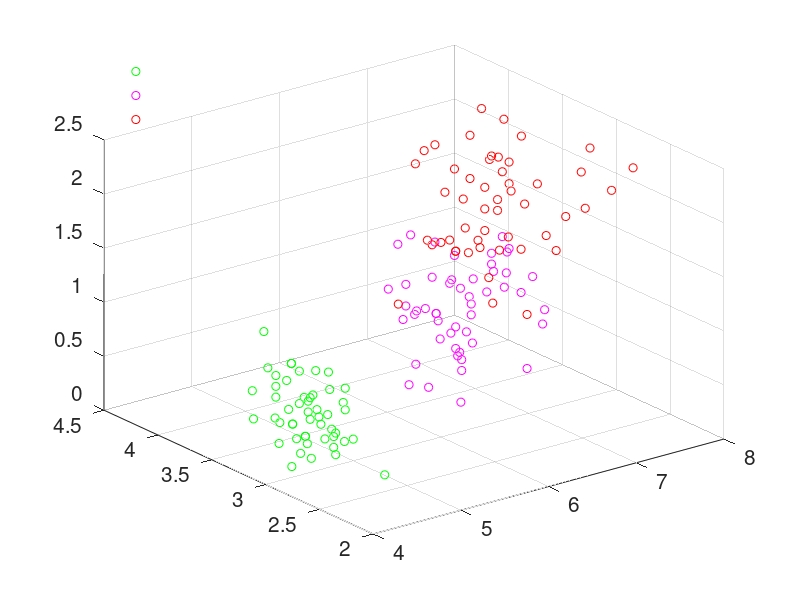

MATLAB code for this plot: (Note: this script raises an error after producing the figure.)
clear all; close all; clc

load fisheriris;
x1=meas(1:50,:);    % setosa
x2=meas(51:100,:);  % versicolor
x3=meas(101:150,:); % virginica

plot3(x1(:,1),x1(:,2),x1(:,4),'go'), hold on 
plot3(x2(:,1),x2(:,2),x2(:,4),'mo') 
plot3(x3(:,1),x3(:,2),x3(:,4),'ro') 
grid on, set(gca,'Fontsize',[15])
legend('','','','Location','NorthWest'),legend boxoff








load ../DATA/dogData.mat
load ../DATA/catData.mat
CD=double([dog cat]);
[u,s,v]=svd(CD-mean(CD(:)),'econ');

figure(3)
for j=1:4
   subplot(2,2,j)
   U=flipud(reshape(u(:,j),64,64));
   U2=U(1:2:64,1:2:64);
   pcolor(U2), colormap(hot), axis off   
end

figure(4)
for j=1:4
    subplot(4,1,j), bar(v(:,j),'FaceColor',[.6 .6 .6],'EdgeColor','k') 
    set(gca,'Fontsize',[15]), axis([0 160 -0.2 0.2])
end

figure(5)
xbin=linspace(-0.25,0.25,20); 
for j=1:4
    subplot(4,2,2*j-1)
    pdf1=hist(v(1:80,j),xbin)
    pdf2=hist(v(81:160,j),xbin)
    plot(xbin,pdf1,xbin,pdf2,'Linewidth',[2])
    axis([-.2 0.2 0 20]), set(gca,'Fontsize',[15])
end

figure(2)
subplot(2,2,1)
plot3(v(1:80,1),v(1:80,2),v(1:80,3),'ro','Linewidth',[1],'MarkerEdgeColor','k',...
                'MarkerFaceColor',[0 1 0.2],...
                'MarkerSize',8), hold on   % [0.49 1 .63]
plot3(v(81:end,1),v(81:end,2),v(81:end,3),'bo','Linewidth',[1],'MarkerEdgeColor','k',...
                'MarkerFaceColor',[0.9 0 1],...
                'MarkerSize',8)
view(-138,64), grid on, set(gca,'Fontsize',[15])
axis([-0.2 0.2 -0.2 0.2 -0.5 0.5])

% figure(2), subplot(2,2,3)
% plot(diag(s)/sum(diag(s)),'ko');
% axis([0 100 0 0.06])
% set(gca,'Fontsize',[15])


%dog_wave=dc_wavelet(dog);
%cat_wave=dc_wavelet(cat);

%%
load ../DATA/catData_w.mat
load ../DATA/dogData_w.mat
CD2=[dog_wave cat_wave];
[u2,s2,v2]=svd(CD2-mean(CD2(:)),'econ');

figure(6)
for j=1:4
 subplot(2,2,j)
 Xd=flipud(reshape(dog_wave(:,j),32,32));
 pcolor(Xd), colormap(hot), axis off
end


figure(7)
for j=1:4
   subplot(2,2,j)
   U3=flipud(reshape(u2(:,j),32,32));
   pcolor(U3), colormap(hot), axis off   
end

figure(8)
for j=1:4
    subplot(4,1,j), bar(v2(:,j),'FaceColor',[.6 .6 .6],'EdgeColor','k')
    set(gca,'Fontsize',[15]), axis([0 160 -0.2 0.2])
end

figure(5) 
for j=1:4
    subplot(4,2,2*j)
    pdf1=hist(v2(1:80,j),xbin);
    pdf2=hist(v2(81:160,j),xbin);
    plot(xbin,pdf1,xbin,pdf2,'Linewidth',[2])
    axis([-.2 0.2 0 20]), set(gca,'Fontsize',[15])
end

figure(2)
subplot(2,2,2)
plot3(v2(1:80,1),v2(1:80,2),v2(1:80,3),'ro','Linewidth',[1],'MarkerEdgeColor','k',...
                'MarkerFaceColor',[0 1 0.2],...
                'MarkerSize',8), hold on   % [0.49 1 .63]
plot3(v2(81:end,1),v2(81:end,2),v2(81:end,3),'bo','Linewidth',[1],'MarkerEdgeColor','k',...
                'MarkerFaceColor',[0.9 0 1],...
                'MarkerSize',8)
view(-138,64), grid on, set(gca,'Fontsize',[15])
axis([-0.2 0.2 -0.2 0.2 -0.5 0.5])

% figure(2), subplot(2,2,4)
% plot(diag(s2)/sum(diag(s2)),'ko');
% axis([0 100 0 0.025])
% set(gca,'Fontsize',[15])

%%
figure(11)

master=zeros(32*5,32*4); count=1;
for jj=1:4
for j=1:5
  T2=flipud(reshape(dog(:,count),64,64)); 
  T=T2(1:2:64,1:2:64);
  master(1+32*(j-1):32+32*(j-1),1+32*(jj-1):32+32*(jj-1))=T;
  count=count+1;
end
end
pcolor(master), shading interp, colormap(gray), axis off

figure(12)

master=zeros(32*5,32*4); count=1;
for jj=1:4
for j=1:5
  T2=flipud(reshape(cat(:,count),64,64)); 
  T=T2(1:2:64,1:2:64);
  master(1+32*(j-1):32+32*(j-1),1+32*(jj-1):32+32*(jj-1))=T;
  count=count+1;
end
end
pcolor(master), shading interp, colormap(gray), axis off

